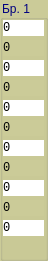
  <widget class="QGroupBox" name="info_p1_value">
   <property name="geometry">
    <rect>
     <x>1256</x>
     <y>440</y>
     <width>48</width>
     <height>261</height>
    </rect>
   </property>
   <property name="palette">
    <palette>
     <active>
      <colorrole role="WindowText">
       <brush brushstyle="SolidPattern">
        <color alpha="255">
         <red>0</red>
         <green>0</green>
         <blue>127</blue>
        </color>
       </brush>
      </colorrole>
      <colorrole role="Button">
       <brush brushstyle="SolidPattern">
        <color alpha="255">
         <red>203</red>
         <green>203</green>
         <blue>152</blue>
        </color>
       </brush>
      </colorrole>
      <colorrole role="Light">
       <brush brushstyle="SolidPattern">
        <color alpha="255">
         <red>255</red>
         <green>255</green>
         <blue>254</blue>
        </color>
       </brush>
      </colorrole>
      <colorrole role="Midlight">
       <brush brushstyle="SolidPattern">
        <color alpha="255">
         <red>255</red>
         <green>255</green>
         <blue>190</blue>
        </color>
       </brush>
      </colorrole>
      <colorrole role="Dark">
       <brush brushstyle="SolidPattern">
        <color alpha="255">
         <red>127</red>
         <green>127</green>
         <blue>63</blue>
        </color>
       </brush>
      </colorrole>
      <colorrole role="Mid">
       <brush brushstyle="SolidPattern">
        <color alpha="255">
         <red>170</red>
         <green>170</green>
         <blue>85</blue>
        </color>
       </brush>
      </colorrole>
      <colorrole role="Text">
       <brush brushstyle="SolidPattern">
        <color alpha="255">
         <red>0</red>
         <green>0</green>
         <blue>0</blue>
        </color>
       </brush>
      </colorrole>
      <colorrole role="BrightText">
       <brush brushstyle="SolidPattern">
        <color alpha="255">
         <red>255</red>
         <green>255</green>
         <blue>255</blue>
        </color>
       </brush>
      </colorrole>
      <colorrole role="ButtonText">
       <brush brushstyle="SolidPattern">
        <color alpha="255">
         <red>0</red>
         <green>0</green>
         <blue>0</blue>
        </color>
       </brush>
      </colorrole>
      <colorrole role="Base">
       <brush brushstyle="SolidPattern">
        <color alpha="255">
         <red>203</red>
         <green>203</green>
         <blue>152</blue>
        </color>
       </brush>
      </colorrole>
      <colorrole role="Window">
       <brush brushstyle="SolidPattern">
        <color alpha="255">
         <red>203</red>
         <green>203</green>
         <blue>152</blue>
        </color>
       </brush>
      </colorrole>
      <colorrole role="Shadow">
       <brush brushstyle="SolidPattern">
        <color alpha="255">
         <red>0</red>
         <green>0</green>
         <blue>0</blue>
        </color>
       </brush>
      </colorrole>
      <colorrole role="AlternateBase">
       <brush brushstyle="SolidPattern">
        <color alpha="255">
         <red>255</red>
         <green>255</green>
         <blue>191</blue>
        </color>
       </brush>
      </colorrole>
      <colorrole role="ToolTipBase">
       <brush brushstyle="SolidPattern">
        <color alpha="255">
         <red>255</red>
         <green>255</green>
         <blue>220</blue>
        </color>
       </brush>
      </colorrole>
      <colorrole role="ToolTipText">
       <brush brushstyle="SolidPattern">
        <color alpha="255">
         <red>0</red>
         <green>0</green>
         <blue>0</blue>
        </color>
       </brush>
      </colorrole>
      <colorrole role="PlaceholderText">
       <brush brushstyle="SolidPattern">
        <color alpha="128">
         <red>0</red>
         <green>0</green>
         <blue>0</blue>
        </color>
       </brush>
      </colorrole>
     </active>
     <inactive>
      <colorrole role="WindowText">
       <brush brushstyle="SolidPattern">
        <color alpha="255">
         <red>0</red>
         <green>0</green>
         <blue>127</blue>
        </color>
       </brush>
      </colorrole>
      <colorrole role="Button">
       <brush brushstyle="SolidPattern">
        <color alpha="255">
         <red>203</red>
         <green>203</green>
         <blue>152</blue>
        </color>
       </brush>
      </colorrole>
      <colorrole role="Light">
       <brush brushstyle="SolidPattern">
        <color alpha="255">
         <red>255</red>
         <green>255</green>
         <blue>254</blue>
        </color>
       </brush>
      </colorrole>
      <colorrole role="Midlight">
       <brush brushstyle="SolidPattern">
        <color alpha="255">
         <red>255</red>
         <green>255</green>
         <blue>190</blue>
        </color>
       </brush>
      </colorrole>
      <colorrole role="Dark">
       <brush brushstyle="SolidPattern">
        <color alpha="255">
         <red>127</red>
         <green>127</green>
         <blue>63</blue>
        </color>
       </brush>
      </colorrole>
      <colorrole role="Mid">
       <brush brushstyle="SolidPattern">
        <color alpha="255">
         <red>170</red>
         <green>170</green>
         <blue>85</blue>
        </color>
       </brush>
      </colorrole>
      <colorrole role="Text">
       <brush brushstyle="SolidPattern">
        <color alpha="255">
         <red>0</red>
         <green>0</green>
         <blue>0</blue>
        </color>
       </brush>
      </colorrole>
      <colorrole role="BrightText">
       <brush brushstyle="SolidPattern">
        <color alpha="255">
         <red>255</red>
         <green>255</green>
         <blue>255</blue>
        </color>
       </brush>
      </colorrole>
      <colorrole role="ButtonText">
       <brush brushstyle="SolidPattern">
        <color alpha="255">
         <red>0</red>
         <green>0</green>
         <blue>0</blue>
        </color>
       </brush>
      </colorrole>
      <colorrole role="Base">
       <brush brushstyle="SolidPattern">
        <color alpha="255">
         <red>203</red>
         <green>203</green>
         <blue>152</blue>
        </color>
       </brush>
      </colorrole>
      <colorrole role="Window">
       <brush brushstyle="SolidPattern">
        <color alpha="255">
         <red>203</red>
         <green>203</green>
         <blue>152</blue>
        </color>
       </brush>
      </colorrole>
      <colorrole role="Shadow">
       <brush brushstyle="SolidPattern">
        <color alpha="255">
         <red>0</red>
         <green>0</green>
         <blue>0</blue>
        </color>
       </brush>
      </colorrole>
      <colorrole role="AlternateBase">
       <brush brushstyle="SolidPattern">
        <color alpha="255">
         <red>255</red>
         <green>255</green>
         <blue>191</blue>
        </color>
       </brush>
      </colorrole>
      <colorrole role="ToolTipBase">
       <brush brushstyle="SolidPattern">
        <color alpha="255">
         <red>255</red>
         <green>255</green>
         <blue>220</blue>
        </color>
       </brush>
      </colorrole>
      <colorrole role="ToolTipText">
       <brush brushstyle="SolidPattern">
        <color alpha="255">
         <red>0</red>
         <green>0</green>
         <blue>0</blue>
        </color>
       </brush>
      </colorrole>
      <colorrole role="PlaceholderText">
       <brush brushstyle="SolidPattern">
        <color alpha="128">
         <red>0</red>
         <green>0</green>
         <blue>0</blue>
        </color>
       </brush>
      </colorrole>
     </inactive>
     <disabled>
      <colorrole role="WindowText">
       <brush brushstyle="SolidPattern">
        <color alpha="255">
         <red>127</red>
         <green>127</green>
         <blue>63</blue>
        </color>
       </brush>
      </colorrole>
      <colorrole role="Button">
       <brush brushstyle="SolidPattern">
        <color alpha="255">
         <red>203</red>
         <green>203</green>
         <blue>152</blue>
        </color>
       </brush>
      </colorrole>
      <colorrole role="Light">
       <brush brushstyle="SolidPattern">
        <color alpha="255">
         <red>255</red>
         <green>255</green>
         <blue>254</blue>
        </color>
       </brush>
      </colorrole>
      <colorrole role="Midlight">
       <brush brushstyle="SolidPattern">
        <color alpha="255">
         <red>255</red>
         <green>255</green>
         <blue>190</blue>
        </color>
       </brush>
      </colorrole>
      <colorrole role="Dark">
       <brush brushstyle="SolidPattern">
        <color alpha="255">
         <red>127</red>
         <green>127</green>
         <blue>63</blue>
        </color>
       </brush>
      </colorrole>
      <colorrole role="Mid">
       <brush brushstyle="SolidPattern">
        <color alpha="255">
         <red>170</red>
         <green>170</green>
         <blue>85</blue>
        </color>
       </brush>
      </colorrole>
      <colorrole role="Text">
       <brush brushstyle="SolidPattern">
        <color alpha="255">
         <red>127</red>
         <green>127</green>
         <blue>63</blue>
        </color>
       </brush>
      </colorrole>
      <colorrole role="BrightText">
       <brush brushstyle="SolidPattern">
        <color alpha="255">
         <red>255</red>
         <green>255</green>
         <blue>255</blue>
        </color>
       </brush>
      </colorrole>
      <colorrole role="ButtonText">
       <brush brushstyle="SolidPattern">
        <color alpha="255">
         <red>127</red>
         <green>127</green>
         <blue>63</blue>
        </color>
       </brush>
      </colorrole>
      <colorrole role="Base">
       <brush brushstyle="SolidPattern">
        <color alpha="255">
         <red>203</red>
         <green>203</green>
         <blue>152</blue>
        </color>
       </brush>
      </colorrole>
      <colorrole role="Window">
       <brush brushstyle="SolidPattern">
        <color alpha="255">
         <red>203</red>
         <green>203</green>
         <blue>152</blue>
        </color>
       </brush>
      </colorrole>
      <colorrole role="Shadow">
       <brush brushstyle="SolidPattern">
        <color alpha="255">
         <red>0</red>
         <green>0</green>
         <blue>0</blue>
        </color>
       </brush>
      </colorrole>
      <colorrole role="AlternateBase">
       <brush brushstyle="SolidPattern">
        <color alpha="255">
         <red>255</red>
         <green>255</green>
         <blue>127</blue>
        </color>
       </brush>
      </colorrole>
      <colorrole role="ToolTipBase">
       <brush brushstyle="SolidPattern">
        <color alpha="255">
         <red>255</red>
         <green>255</green>
         <blue>220</blue>
        </color>
       </brush>
      </colorrole>
      <colorrole role="ToolTipText">
       <brush brushstyle="SolidPattern">
        <color alpha="255">
         <red>0</red>
         <green>0</green>
         <blue>0</blue>
        </color>
       </brush>
      </colorrole>
      <colorrole role="PlaceholderText">
       <brush brushstyle="SolidPattern">
        <color alpha="128">
         <red>0</red>
         <green>0</green>
         <blue>0</blue>
        </color>
       </brush>
      </colorrole>
     </disabled>
    </palette>
   </property>
   <property name="styleSheet">
    <string notr="true">background-color: rgb(203, 203, 152);</string>
   </property>
   <property name="title">
    <string>Бр. 1</string>
   </property>
   <property name="flat">
    <bool>false</bool>
   </property>
   <widget class="QLabel" name="p1_3">
    <property name="geometry">
     <rect>
      <x>3</x>
      <y>60</y>
      <width>41</width>
      <height>16</height>
     </rect>
    </property>
    <property name="font">
     <font>
      <family>Consolas</family>
     </font>
    </property>
    <property name="styleSheet">
     <string notr="true">background-color: rgb(255, 255, 255);</string>
    </property>
    <property name="text">
     <string>0</string>
    </property>
   </widget>
   <widget class="QLabel" name="p1_4">
    <property name="geometry">
     <rect>
      <x>3</x>
      <y>80</y>
      <width>41</width>
      <height>16</height>
     </rect>
    </property>
    <property name="font">
     <font>
      <family>Consolas</family>
     </font>
    </property>
    <property name="styleSheet">
     <string notr="true"/>
    </property>
    <property name="text">
     <string>0</string>
    </property>
   </widget>
   <widget class="QLabel" name="p1_5">
    <property name="geometry">
     <rect>
      <x>3</x>
      <y>100</y>
      <width>41</width>
      <height>16</height>
     </rect>
    </property>
    <property name="font">
     <font>
      <family>Consolas</family>
     </font>
    </property>
    <property name="styleSheet">
     <string notr="true">background-color: rgb(255, 255, 255);</string>
    </property>
    <property name="text">
     <string>0</string>
    </property>
   </widget>
   <widget class="QLabel" name="p1_6">
    <property name="geometry">
     <rect>
      <x>3</x>
      <y>120</y>
      <width>41</width>
      <height>16</height>
     </rect>
    </property>
    <property name="font">
     <font>
      <family>Consolas</family>
     </font>
    </property>
    <property name="styleSheet">
     <string notr="true"/>
    </property>
    <property name="text">
     <string>0</string>
    </property>
   </widget>
   <widget class="QLabel" name="p1_8">
    <property name="geometry">
     <rect>
      <x>3</x>
      <y>160</y>
      <width>41</width>
      <height>16</height>
     </rect>
    </property>
    <property name="font">
     <font>
      <family>Consolas</family>
     </font>
    </property>
    <property name="styleSheet">
     <string notr="true"/>
    </property>
    <property name="text">
     <string>0</string>
    </property>
   </widget>
   <widget class="QLabel" name="p1_9">
    <property name="geometry">
     <rect>
      <x>3</x>
      <y>180</y>
      <width>41</width>
      <height>16</height>
     </rect>
    </property>
    <property name="font">
     <font>
      <family>Consolas</family>
     </font>
    </property>
    <property name="styleSheet">
     <string notr="true">background-color: rgb(255, 255, 255);</string>
    </property>
    <property name="text">
     <string>0</string>
    </property>
   </widget>
   <widget class="QLabel" name="p1_10">
    <property name="geometry">
     <rect>
      <x>3</x>
      <y>200</y>
      <width>41</width>
      <height>16</height>
     </rect>
    </property>
    <property name="font">
     <font>
      <family>Consolas</family>
     </font>
    </property>
    <property name="styleSheet">
     <string notr="true"/>
    </property>
    <property name="text">
     <string>0</string>
    </property>
   </widget>
   <widget class="QLabel" name="p1_11">
    <property name="geometry">
     <rect>
      <x>3</x>
      <y>220</y>
      <width>41</width>
      <height>16</height>
     </rect>
    </property>
    <property name="font">
     <font>
      <family>Consolas</family>
     </font>
    </property>
    <property name="styleSheet">
     <string notr="true">background-color: rgb(255, 255, 255);</string>
    </property>
    <property name="text">
     <string>0</string>
    </property>
   </widget>
   <widget class="QLabel" name="p1_7">
    <property name="geometry">
     <rect>
      <x>3</x>
      <y>140</y>
      <width>41</width>
      <height>16</height>
     </rect>
    </property>
    <property name="font">
     <font>
      <family>Consolas</family>
     </font>
    </property>
    <property name="styleSheet">
     <string notr="true">background-color: rgb(255, 255, 255);</string>
    </property>
    <property name="text">
     <string>0</string>
    </property>
   </widget>
   <widget class="QLabel" name="p1_2">
    <property name="geometry">
     <rect>
      <x>3</x>
      <y>40</y>
      <width>41</width>
      <height>16</height>
     </rect>
    </property>
    <property name="font">
     <font>
      <family>Consolas</family>
     </font>
    </property>
    <property name="styleSheet">
     <string notr="true"/>
    </property>
    <property name="text">
     <string>0</string>
    </property>
   </widget>
   <widget class="QLabel" name="p1_1">
    <property name="geometry">
     <rect>
      <x>3</x>
      <y>20</y>
      <width>41</width>
      <height>16</height>
     </rect>
    </property>
    <property name="font">
     <font>
      <family>Consolas</family>
     </font>
    </property>
    <property name="styleSheet">
     <string notr="true">background-color: rgb(255, 255, 255);</string>
    </property>
    <property name="text">
     <string>0</string>
    </property>
   </widget>
  </widget>
